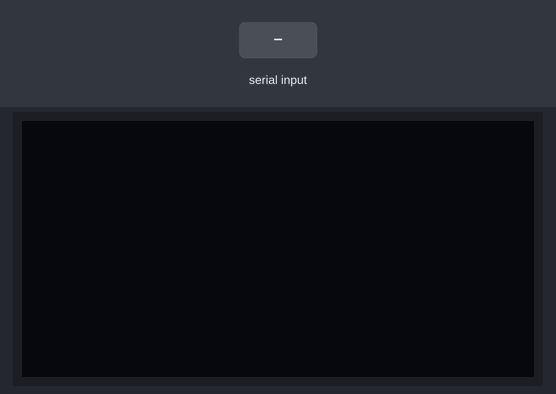
This sketch was run on a simulated Arduino Uno, built with avr-gcc and run on an emulated ATmega328P. Shown: 128×64 one-colour display. The test bench sets the inputs (shaded band). What the sketch prints to the serial monitor is not drawn.

Above: at 1.2 s.
1.3 s: "1,90,45\n" received over Serial
At 1.8 s:
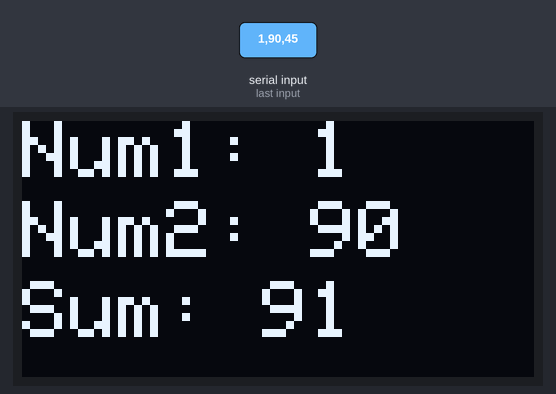
At 3.5 s:
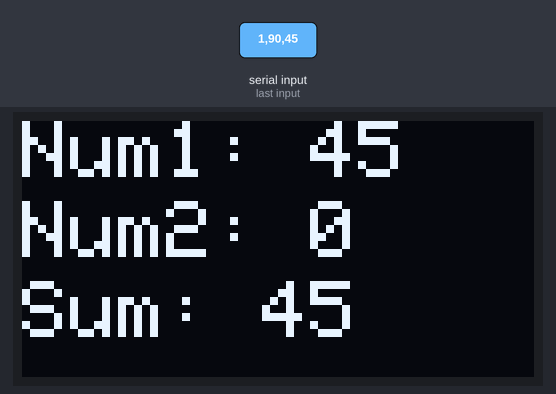
3.8 s: "90,45\n" received over Serial
At 5.0 s:
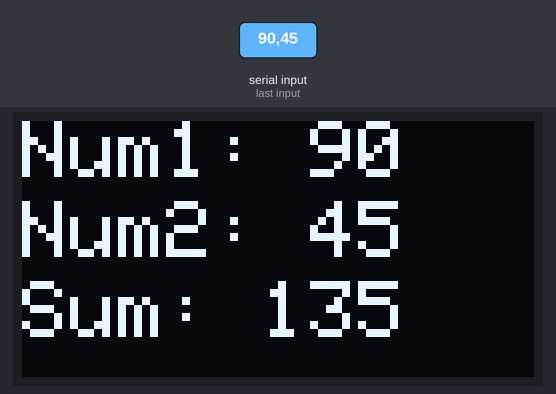
Timing chart, 0 to 6.8 s (numbered marks = the images above; inputs shaded):
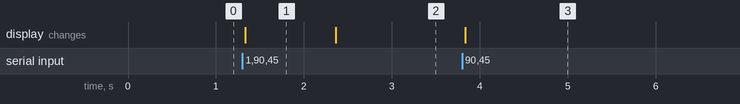

The sketch:

Fixed_Calculator.ino
```cpp
#include <Wire.h>
#include <Adafruit_SSD1306.h>

Adafruit_SSD1306 oled(128, 64, &Wire, -1);

int num1 = 0;
int num2 = 0;

void setup() {
  Wire.begin();
  oled.begin(SSD1306_SWITCHCAPVCC, 0x3C);
  oled.clearDisplay();
  oled.setTextSize(2);
  oled.setTextColor(SSD1306_WHITE);
  oled.display();

  Serial.begin(9600);
  Serial.println("Enter two numbers:");
}

void loop() {
  if (Serial.available()) {
    num1 = Serial.parseInt();
    num2 = Serial.parseInt();

    // Clear buffer - THIS FIXES THE BUG
    while (Serial.available())
      Serial.read();

    int sum = num1 + num2;

    oled.clearDisplay();
    oled.setCursor(0, 0);
    oled.print("Num1: ");
    oled.print(num1);
    oled.setCursor(0, 20);
    oled.print("Num2: ");
    oled.print(num2);
    oled.setCursor(0, 40);
    oled.print("Sum: ");
    oled.print(sum);
    oled.display();

    Serial.print("Sum: ");
    Serial.println(sum);
    Serial.println("Enter two numbers:");
  }
}
```

Measured:
- after the input at 1.3 s, the display: changes at once (image 1)
- after the input at 3.8 s, the display: changes at once (image 3)
- what the display in image 1 shows lasts 1.1 s, from 1.3 s to 2.4 s
